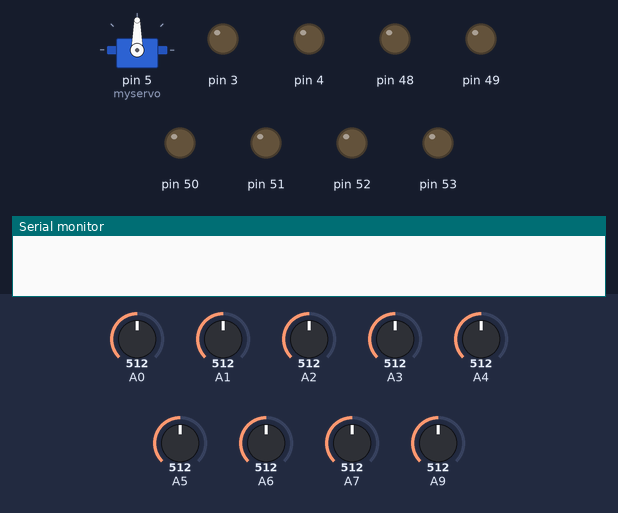
Bench run of a sketch on a simulated Arduino Mega 2560, built with avr-gcc and run on an emulated ATmega2560. Shown: servo, output pins drawn as LEDs (lit = HIGH), the last lines printed to the serial monitor. Inputs (shaded band) come from the test bench; at power-on: A9 = 512, A0 = 512, A2 = 512, A1 = 512, A3 = 512, A4 = 512, A5 = 512, A6 = 512, A7 = 512.

Above: at 1.2 s.
1.3 s: A9 set to 161
2.8 s: A9 set to 136
4.3 s: A0 set to 68
5.8 s: A0 set to 56
At 7.3 s:
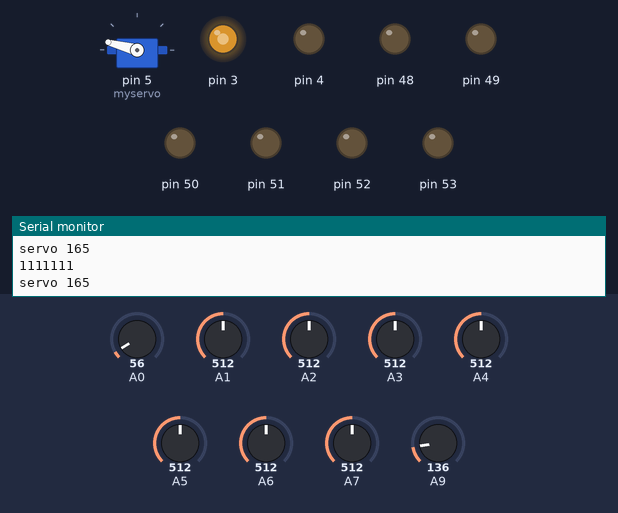
7.6 s: A2 set to 67
10.6 s: A2 set to 57
At 11.9 s:
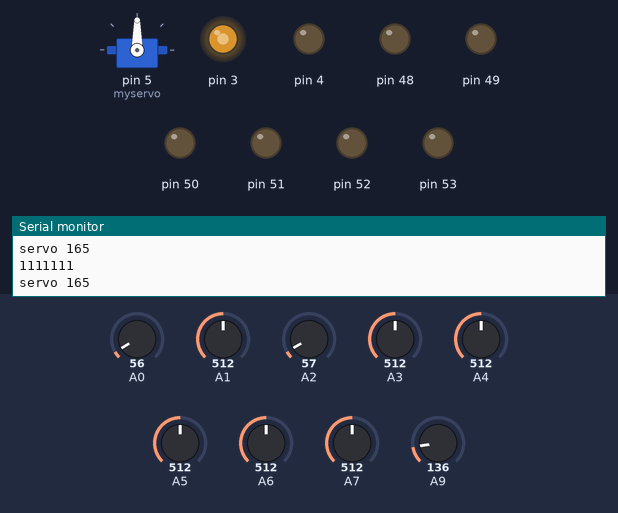
Timing chart, 0 to 13.1 s (numbered marks = the images above; inputs shaded):
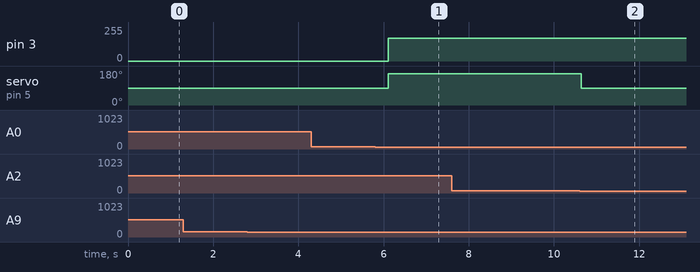

The sketch:

a.ino
```cpp
#include <Servo.h>
Servo myservo;
int max[8]={134,132,134,137,137,135,140,140};
int min[8]={8,11,9,4,4,4,1,-9};
int real_time[8];
void setup() {
  Serial.begin(9600);
  pinMode(48,OUTPUT);
  pinMode(49,OUTPUT);
  pinMode(50,OUTPUT);
  pinMode(51,OUTPUT);
  pinMode(52,OUTPUT);
  pinMode(53,OUTPUT);
  pinMode(3,OUTPUT);
  pinMode(4,OUTPUT);
  pinMode(5,OUTPUT);
  myservo.attach(5);
}

int one_or_zero(int location){
   if(real_time[location]<=30) {
    Serial.print("   0   ");
    return 0;
   }
   if(real_time[location]>=100){
    Serial.print("   1   ");
    return 1;
   }
}

void loop() {
  byte now = B00000000;

  myservo.write(90);

  for(int i=53;i>47;i--)
  {
    digitalWrite(i,LOW);
  }


  for(int i=0;i<8;i++)
  {
    real_time[i]=map(analogRead(i),min[i],max[i],0,200);
  }

  if(real_time[0]>=85) now = now | B10000000;
  if(real_time[1]>=85) now = now | B01000000;
  if(real_time[2]>=85) now = now | B00100000;
  if(real_time[3]>=85) now = now | B00010000;
  if(real_time[4]>=85) now = now | B00001000;
  if(real_time[5]>=85) now = now | B00000100;
  if(real_time[6]>=85) now = now | B00000010;
  if(real_time[7]>=85) now = now | B00000001;

  if(analogRead(9)>=150)
  {
  }
  else
  {
  if(now==B11111111)
  {
  analogWrite(3,0);
  analogWrite(4,0);
  delay(50);
  analogWrite(3,0);
  analogWrite(4,0);
  myservo.write(90);
  Serial.println(now,BIN);
  Serial.println("servo 90");
  Serial.println();
  delay(500);
  }
  else
  {
  if(now==B01111111)
  {
    analogWrite(3,170);
    analogWrite(4,0);
    myservo.write(165);
    Serial.println(now,BIN);
    Serial.println("servo 165");
    Serial.println();
    delay(50);
  }
  if(now==B00111111)
  {
    analogWrite(3,170);
    analogWrite(4,0);
    myservo.write(165);
    Serial.println(now,BIN);
    Serial.println("servo 165");
    Serial.println();
    delay(50);
  }
  if(now==B00011111)
  {
    analogWrite(3,170);
    analogWrite(4,0);
    myservo.write(165);
    Serial.println(now,BIN);
    Serial.println("servo 165");
    Serial.println();
    delay(50);
  }
  if(now==B00001111)
  {
    analogWrite(3,170);
    analogWrite(4,0);
    myservo.write(165);
    Serial.println(now,BIN);
    Serial.println("servo 165");
    Serial.println();
    delay(50);
  }
  if(now==B10001111)
  {
    analogWrite(3,170);
    analogWrite(4,0);
    myservo.write(165);
    Serial.println(now,BIN);
    Serial.println("servo 165");
    Serial.println();
    delay(50);
  }
  if(now==B11000111)
  {
    analogWrite(3,170);
    analogWrite(4,0);
    myservo.write(90);
    Serial.println(now,BIN);
    Serial.println("servo 90");
    Serial.println();
    delay(50);
  }
  if(now==B11100011)
  {
    analogWrite(3,170);
    analogWrite(4,0);
    myservo.write(90);
    Serial.println(now,BIN);
    Serial.println("servo 90");
    Serial.println();
    delay(50);
  }
  if(now==B11110001)
  {
    analogWrite(3,170);
    analogWrite(4,0);
    myservo.write(25);
    Serial.println(now,BIN);
    Serial.println("servo 25");
    Serial.println();
    delay(50);
  }
  if(now==B11110000)
  {
    analogWrite(3,170);
    analogWrite(4,0);
    myservo.write(25);
    Serial.println(now,BIN);
    Serial.println("servo 25");
    Serial.println();
    delay(50);
  }
  if(now==B11111000)
  {
    analogWrite(3,170);
    analogWrite(4,0);
    myservo.write(25);
    Serial.println(now,BIN);
    Serial.println("servo 25");
    Serial.println();
    delay(50);
  }
  if(now==B11111100)
  {
    analogWrite(3,170);
    analogWrite(4,0);
    myservo.write(25);
    Serial.println(now,BIN);
    Serial.println("servo 25");
    Serial.println();
    delay(50);
  }
  if(now==B11111110){
    analogWrite(3,170);
    analogWrite(4,0);
    myservo.write(25);
    Serial.println(now,BIN);
    Serial.println("servo 25");
    Serial.println();
    delay(50);
  }
  }
  }

}
```

Measured:
- the behaviour switches between 62 and 61 on A0 (found by bisection; images 0 and 1)
- the behaviour switches between 63 and 62 on A2 (found by bisection; images 1 and 2)
- after the input at 1.3 s, every drawn part: stays the same
- after the input at 5.8 s, pin 3: 0/255 → 170/255 after 0.31 s; servo on pin 5 (myservo): 90° → 165° after 0.31 s
- after the input at 10.6 s, servo on pin 5 (myservo): 165° → 90° at once
